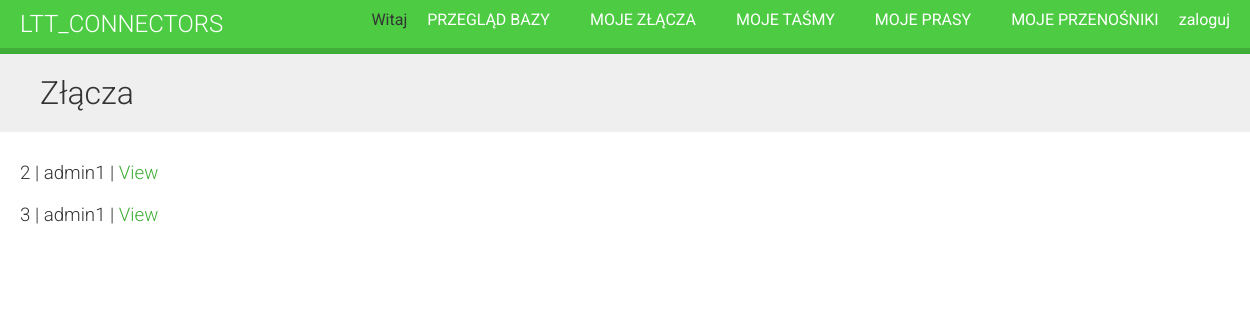
/connectors/splices_view/, run on the app's committed database.
### connectors/models.py (models this page shows)
class Splice(models.Model):
    owner = models.ForeignKey(User, related_name='created', on_delete=models.CASCADE)
    when_made = models.DateField(auto_now_add=True)
    when_modify = models.DateField(auto_now=True)
    belt_type = models.ForeignKey(Belt, related_name='belts', on_delete=models.CASCADE)
    conveyor_machine = models.ForeignKey(Conveyor, related_name='conveyors', on_delete=models.CASCADE)
    photo = models.ImageField(upload_to='photos/')
    angle = models.IntegerField(blank=True, null=True)
    angle_length = models.IntegerField(blank=True, null=True)
    length = models.IntegerField(blank=True, null=True)
    slevel_op = models.IntegerField(blank=True, null=True)
    slevel_mag = models.IntegerField(blank=True, null=True)
    time = models.IntegerField(blank=True, null=True)
    temperature = models.IntegerField(blank=True, null=True)
    pressure = models.IntegerField(blank=True, null=True)
    press = models.ForeignKey(Press, related_name='presses', on_delete=models.CASCADE)
    class Meta:
        ordering = ('when_made',)

### connectors/views.py (the view)
# urls.py: path('splices_view/', views.splices_view, name='splices_view'),
def splices_view(request):
    splices = Splice.objects.all()
    context = {'splices': splices}
    return render(request, 'connectors/only_view/splices_view.html', context)

### connectors/templates/connectors/only_view/splices_view.html (shortened to what this page needs)
{% extends "base.html" %}
{% block content %}
  <h1>Złącza</h1>
  <div class="module">
    {% for splice in splices %}
    <div>
        <h3>{{splice.id}} | {{splice.owner}} | <a href="{% url 'splice_view' splice.id %}">View</a></h3>
    </div>
    {% empty %}
      <p>Brak złącz</p>
    {% endfor %}
  </div>
{% endblock %}

### connectors/static/css/base.css (style rules this page uses)
body { margin:0; font-family:'Roboto', sans-serif; font-weight:400; color:#333; }
a { color:#3fad37; text-decoration:none; }
h1, h2, h3, h4, h5, h6 { font-family:'Roboto', sans-serif; font-weight:300; }
h1 { background:#efefef; width:100%; overflow:auto; padding:20px 0 20px 40px; margin:0; }
.module { padding:10px 20px; float:left; width:600px; }
.module h3 { margin:20px 0 0; padding:0; width:100%; }

### data on the page
Splice: id "2", owner "admin1"
Splice: id "3", owner "admin1"
